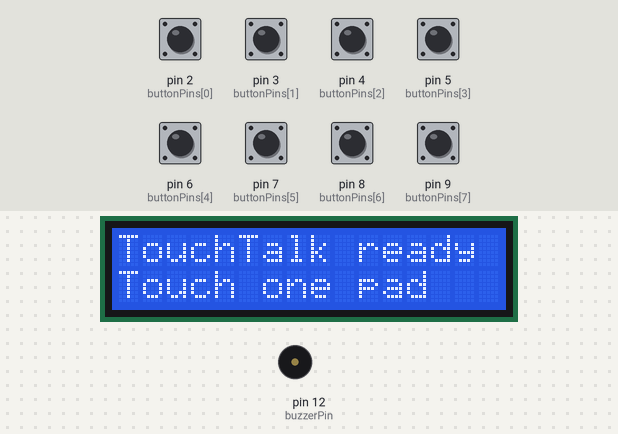
The sketch below on a simulated Arduino Uno, built with avr-gcc and run on an emulated ATmega328P. On the bench: 16×2 character LCD, buzzer (waves = sounding). The inputs (shaded band) are chosen by the test bench; at power-on: pin 2 (buttonPins[0]), pin 3 (buttonPins[1]), pin 4 (buttonPins[2]), pin 5 (buttonPins[3]), pin 6 (buttonPins[4]), pin 7 (buttonPins[5]), pin 8 (buttonPins[6]), pin 9 (buttonPins[7]) HIGH. What the sketch prints to the serial monitor is not drawn.

Above: at 2.5 s.
2.6 s: pin 2 (buttonPins[0]) pulled LOW for 0.15 s
At 3.3 s:
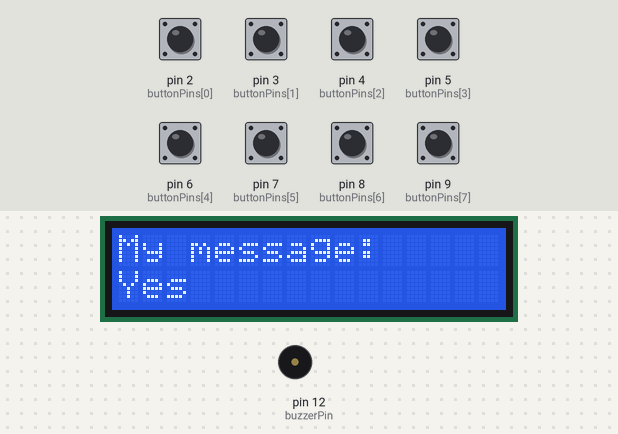
4.3 s: pin 3 (buttonPins[1]) pulled LOW for 0.15 s
At 5.7 s:
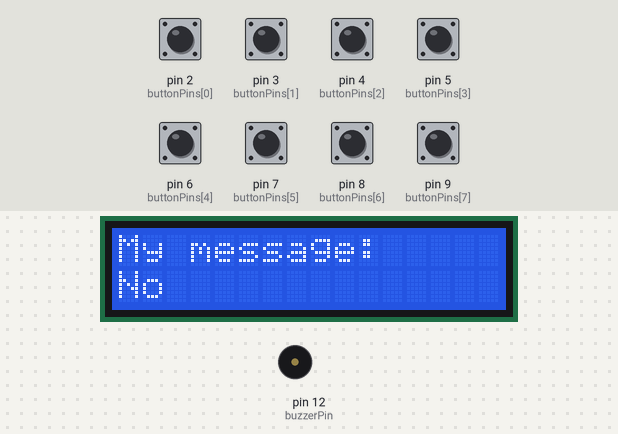
6.0 s: pin 4 (buttonPins[2]) pulled LOW for 0.15 s
At 7.4 s:
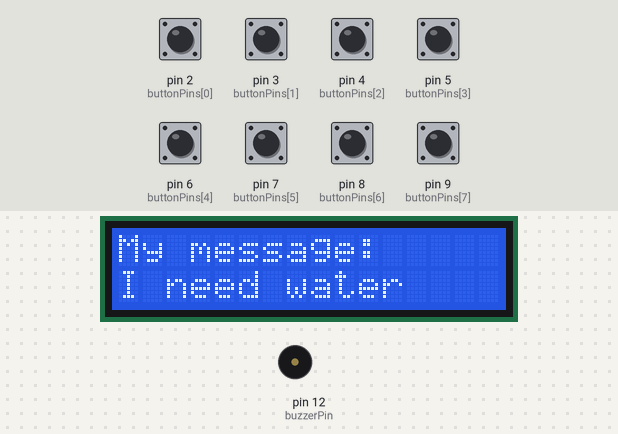
7.7 s: pin 5 (buttonPins[3]) pulled LOW for 0.15 s
At 9.1 s:
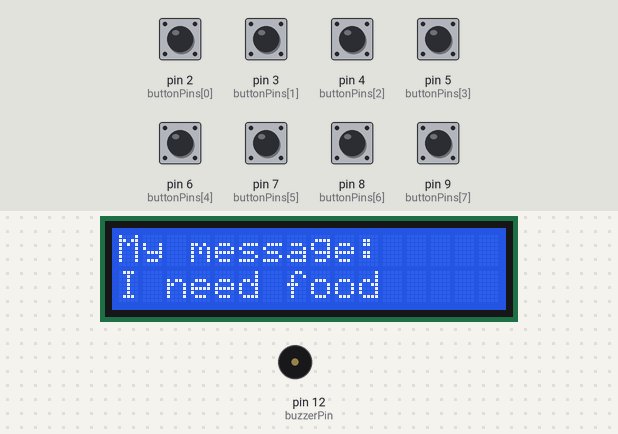
9.4 s: pin 6 (buttonPins[4]) pulled LOW for 0.15 s
At 10.8 s:
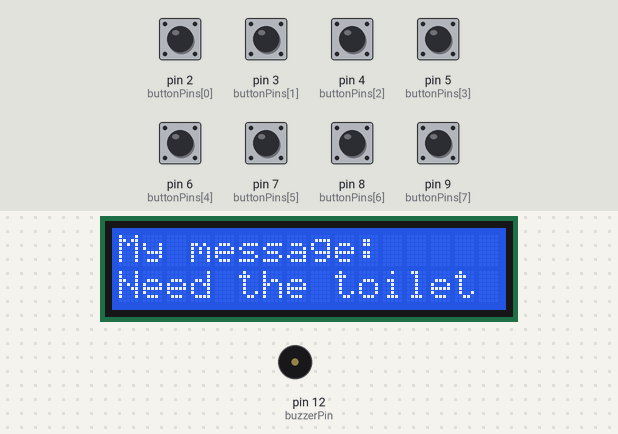
11.1 s: pin 7 (buttonPins[5]) pulled LOW for 0.15 s
At 12.2 s:
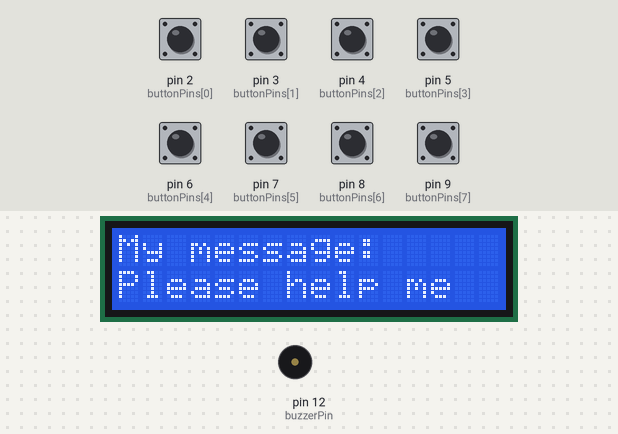
Timing chart, 0 to 14.1 s (numbered marks = the images above; inputs shaded):
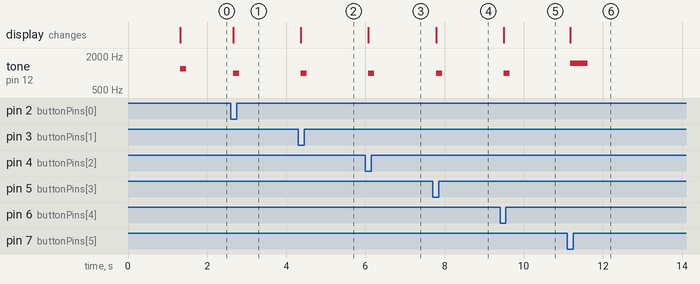

The sketch:

sketch.ino
```cpp
#include <Wire.h>
#include <LiquidCrystal_I2C.h>

// Create a display with 16 columns and 2 rows.
LiquidCrystal_I2C lcd(0x27, 16, 2);

// true  = Wokwi pushbuttons
// false = real active-HIGH, momentary TTP223 touch sensors
const bool useWokwi = true;

// The eight buttons connect to Arduino pins D2 to D9.
const int buttonPins[8] = {2, 3, 4, 5, 6, 7, 8, 9};

// The buzzer connects to pin D12.
const int buzzerPin = 12;

// Remember the last message for the Repeat button.
String lastMessage = "";

// Start by waiting for all buttons to be released.
// This also prevents a held button from sending repeatedly.
bool waitingForRelease = true;

// Show two lines of text on the LCD.
void showOnDisplay(String firstLine, String secondLine) {
  lcd.clear();

  // Column 0, row 0 means the beginning of the first line.
  lcd.setCursor(0, 0);
  lcd.print(firstLine);

  // Column 0, row 1 means the beginning of the second line.
  lcd.setCursor(0, 1);
  lcd.print(secondLine);
}

// Find which button is pressed.
//  0 = no button; 1-8 = button number; -1 = multiple buttons.
int readButtons() {
  int numberPressed = 0;
  int selectedButton = 0;

  for (int i = 0; i < 8; i++) {
    int pinValue = digitalRead(buttonPins[i]);
    bool pressed = false;

    if (useWokwi == true) {
      // Wokwi buttons connect the pin to GND when pressed.
      if (pinValue == LOW) {
        pressed = true;
      }
    } else {
      // These touch modules output HIGH when touched.
      if (pinValue == HIGH) {
        pressed = true;
      }
    }

    if (pressed == true) {
      numberPressed = numberPressed + 1;
      // Array positions are 0-7, but button numbers are 1-8.
      selectedButton = i + 1;
    }
  }

  if (numberPressed > 1) {
    return -1;
  }
  return selectedButton;
}

// Display a message, remember it, and make a beep.
void sendMessage(String message) {
  lastMessage = message;
  showOnDisplay("My message:", message);
  Serial.print("MESSAGE: ");
  Serial.println(message);

  // tone(pin, frequency, duration in milliseconds)
  tone(buzzerPin, 1000, 150);
}

// setup() runs once when the Arduino starts.
void setup() {
  Serial.begin(115200);

  // Set up each button or touch-sensor pin.
  for (int i = 0; i < 8; i++) {
    if (useWokwi == true) {
      pinMode(buttonPins[i], INPUT_PULLUP);
    } else {
      pinMode(buttonPins[i], INPUT);
    }
  }

  pinMode(buzzerPin, OUTPUT);
  // Start the LCD and turn on its backlight.
  lcd.init();
  lcd.backlight();
  showOnDisplay("Starting...", "Release all pads");

  // Leave real touch sensors untouched during startup.
  delay(1200);
  showOnDisplay("TouchTalk ready", "Touch one pad");
  Serial.println("TouchTalk ready");
  tone(buzzerPin, 1200, 150);
}

// loop() runs repeatedly while the Arduino is on.
void loop() {
  int button = readButtons();

  // Simple debounce: wait briefly, then check again.
  delay(40);
  int secondReading = readButtons();
  if (button != secondReading) {
    // Ignore an unstable reading and check again next time.
    return;
  }

  // No buttons pressed: allow the next action.
  if (button == 0) {
    waitingForRelease = false;
    return;
  }

  // Ignore held buttons until everything is released.
  if (waitingForRelease == true) {
    return;
  }
  waitingForRelease = true;

  if (button == -1) {
    showOnDisplay("One pad at a", "time, please");
    Serial.println("Please press only one button.");
    tone(buzzerPin, 300, 200);
  }
  else if (button == 1) {
    sendMessage("Yes");
  }
  else if (button == 2) {
    sendMessage("No");
  }
  else if (button == 3) {
    sendMessage("I need water");
  }
  else if (button == 4) {
    sendMessage("I need food");
  }
  else if (button == 5) {
    sendMessage("Need the toilet");
  }
  else if (button == 6) {
    sendMessage("Please help me");
    // A longer, higher beep for the Help message.
    tone(buzzerPin, 1500, 450);
  }
  else if (button == 7) {
    // Repeat only if a previous message exists.
    if (lastMessage != "") {
      sendMessage(lastMessage);
    } else {
      showOnDisplay("No message yet", "Choose a pad");
      tone(buzzerPin, 350, 160);
    }
  }
  else if (button == 8) {
    // Forget the previous message and reset the display.
    lastMessage = "";
    showOnDisplay("TouchTalk ready", "Touch one pad");
    Serial.println("Message cleared");
    tone(buzzerPin, 700, 100);
  }
}
```

Measured:
- after the input at 2.6 s, tone on pin 12 (buzzerPin): silent → 1000 Hz after 0.07 s, → silent 0.15 s later; the display: changes after 0.07 s (image 1)
- after the input at 4.3 s, tone on pin 12 (buzzerPin): silent → 1000 Hz after 0.07 s, → silent 0.15 s later; the display: changes after 0.07 s (image 2)
- after the input at 6.0 s, tone on pin 12 (buzzerPin): silent → 1000 Hz after 0.08 s, → silent 0.15 s later; the display: changes after 0.08 s (image 3)
- after the input at 7.7 s, tone on pin 12 (buzzerPin): silent → 1000 Hz after 0.09 s, → silent 0.15 s later; the display: changes after 0.09 s (image 4)
- after the input at 9.4 s, tone on pin 12 (buzzerPin): silent → 1000 Hz after 0.10 s, → silent 0.15 s later; the display: changes after 0.10 s (image 5)
- after the input at 11.1 s, tone on pin 12 (buzzerPin): silent → 1500 Hz after 0.07 s, → silent 0.45 s later; the display: changes after 0.07 s (image 6)
